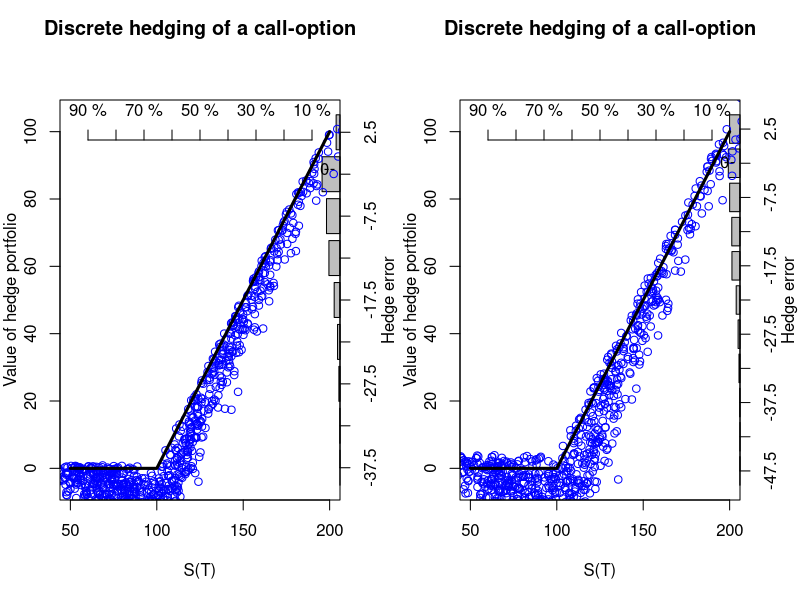
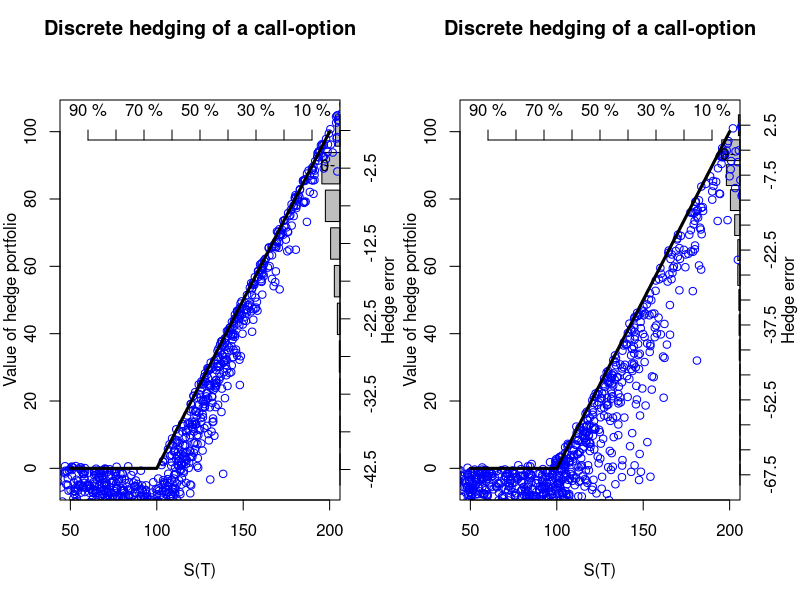
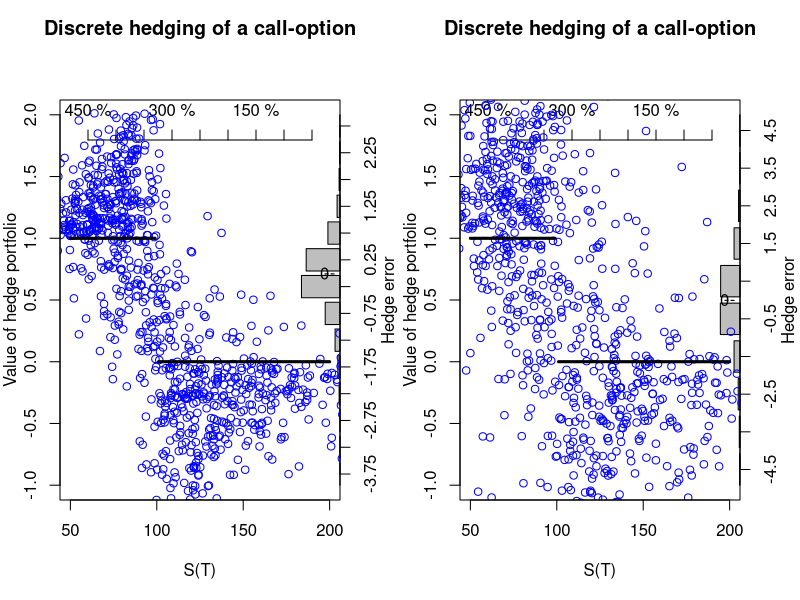
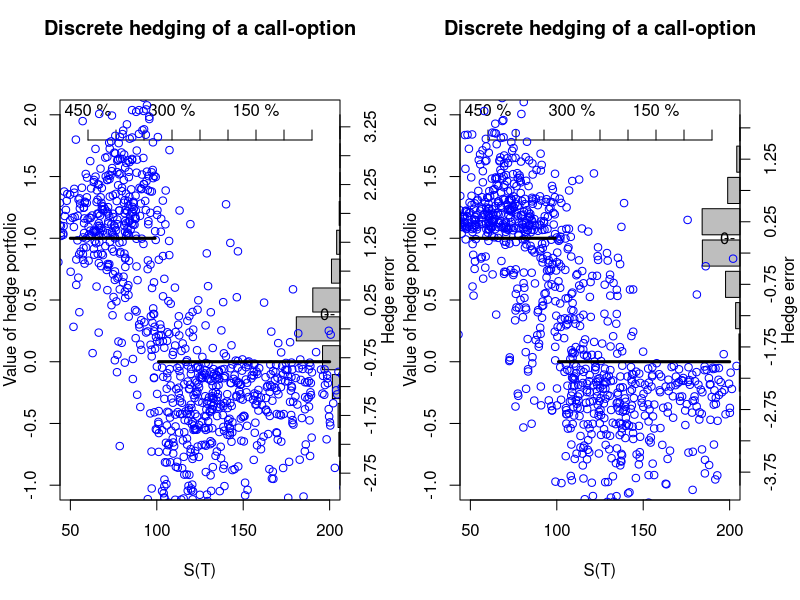

Recreate these plots in R, in order.

BlackScholesFormula  <- function (spot,timetomat,strike,r, q=0, sigma, opttype=1, greektype=1)
{ 
  "
  Docstring skrevet af Jonas Wolff
  
  -----
  param spot
  ::Type float
    Start kurs
  
  param timetomat
  ::Type float
    løbetiden
    
  param strike
  ::Type float
    Strike
    
  param r
  ::Type float
    risikofri rente
  
  param q
  ::Type float
    tids diskontering på param. spot
    
  param sigma
  ::Type float
    sigma i blackschols (i.e. wienerprocessens koeficient)
    
  param opttype
  ::Type float
    =1 er det call
  
  param greektype
  ::Type float
    =1 er det prisen
    =2 er det tid t delta'et
    
  return
  ::Type float
    Blacksholes formel output
    
  
  "
  #opttype <- 3
  d1<-(log(spot/strike)+ ((r-q)+0.5*sigma^2)*timetomat)/(sigma*sqrt(timetomat))
  d2<-d1-sigma*sqrt(timetomat)
  # spot = Y_o
  # timetomat = T-t
  # q = (beta-alpha)
  if (opttype==1 && greektype==1) result<-spot*exp(-q*timetomat)*pnorm(d1)-strike*exp(-r*timetomat)*pnorm(d2)
  
  if (opttype==2 && greektype==1) result<-spot*exp(-q*timetomat)*pnorm(d1)-strike*exp(-r*timetomat)*pnorm(d2)-spot*exp(-q*timetomat)+strike*exp(-r*timetomat)
  
  if (opttype==1 && greektype==2) result<-exp(-q*timetomat)*pnorm(d1)
  
  if (opttype==2 && greektype==2) result<-exp(-q*timetomat)*(pnorm(d1)-1)
  
  if (greektype==3) result<-exp(-q*timetomat)*dnorm(d1)/(spot*sigma*sqrt(timetomat))
  
  if (greektype==4) result<-exp(-q*timetomat)*spot*dnorm(d1)*sqrt(timetomat)
  
  
  if (opttype==3 && greektype==1) result<- 1*exp(-r*(timetomat))*pnorm(log(strike/spot),(r-1/2*sigma^2)*timetomat,sigma*sqrt(timetomat))
  if (opttype==3 && greektype==2) result<- -1*exp(-r*(timetomat))*dnorm(log(strike/spot),(r-1/2*sigma^2)*timetomat,sigma*sqrt(timetomat))/spot
  return(result)
  BlackScholesFormula<-result
  
}

BlackScholesImpVol  <- function (obsprice,spot,timetomat,strike,r, q=0, opttype=1)
{ difference<- function(sigBS, obsprice,spot,timetomat,strike,r,q,opttype)
{BlackScholesFormula (spot,timetomat,strike,r,q,sigBS, opttype,1)-obsprice
}
uniroot(difference, c(10^-6,10),obsprice=obsprice,spot=spot,timetomat=timetomat,strike=strike,r=r,q=q,opttype=opttype)$root
}

# INITIALIZE
# ==========
S0<-100
r<-0.02
mu<-0.02

sigma<-0.2
sigma_hedge<-0.2

capT<-1
strike<-100

Nhedge<-252
Nrep<-1000

reset_var <- function(){
  S0<<-100
  r<<-0.02
  mu<<-0.02
  
  sigma<<-0.2
  sigma_hedge<<-0.2
  
  capT<<-1
  strike<<-100
  
  Nhedge<<-252
  Nrep<<-1000
}
reset_var()
# HEDGE
# =====

for (opttype_ in c(1,3)){

  main_code <- function() {
    St<-rep(S0, length=Nrep)
    dt<-capT/Nhedge
    #initialoutlay<-BlackScholesFormula(S0,capT,strike, r,0,sigma_hedge,1,1)
    initialoutlay<-BlackScholesFormula(S0,capT,strike, r,0,sigma,opttype_,1)
    
    Vpf<-rep(initialoutlay,length=Nrep)
    
    a<-BlackScholesFormula(St,capT,strike, r,0,sigma_hedge,opttype_,2)
    b<-Vpf-a*St
    
    for(i in 2:Nhedge){
      St<-St*exp((mu-0.5*sigma^2)*dt +(sigma-i/Nhedge)*sqrt(dt)*rnorm(Nrep))
      Vpf<-a*St+b*exp(dt*r)    
      a<-BlackScholesFormula(St,(capT-(i-1)*dt),strike, r,0,sigma_hedge,opttype_,2)
      b<-Vpf-a*St
    }
    
    St<-St*exp((mu-0.5*sigma^2)*dt +sigma*sqrt(dt)*rnorm(Nrep))
    Vpf<-a*St+b*exp(dt*r)
    if (opttype_ == 1){optionpayoff<-pmax(St-strike,0)}
    if (opttype_ == 2){optionpayoff<-pmax(strike-St,0)}
    if (opttype_ == 3){optionpayoff<-pmax(strike-St,0)/abs(strike-St)}
    hedgeerror<-Vpf-optionpayoff
    
    
    # SUMMARY STATS & GRAPHS
    # ======================
    print("---------------------------------------------------")
    print(c(paste("r-mu =",r-mu),paste("sigma-sigma_hedge =",sigma-sigma_hedge),paste("# hegde points =",Nhedge)))
    
    print(paste("Initial investment =",round(initialoutlay,4)))
    print(paste("Average discounted option payoff =",round(exp(-r*capT)*mean(optionpayoff),4)))
    print(paste("Average discounted portfolio value =",round(exp(-r*capT)*mean(Vpf),4)))
    print(paste("Terminal Hedge error mean =",mean(abs(hedgeerror))))
    print(paste("Terminal Hedge error SD =",sd(hedgeerror)))
    
    ToFile<-FALSE
    #par(mfrow=c(1,2))
    if (ToFile) png(file="Scatter.png",res=300,width = 3*480, height = 3*480)
    #(mfrow=c(1,2))
    histdata <- hist(hedgeerror,plot=FALSE,freq=1)
    histdata <- data.frame(Data=histdata$density,Index=histdata$mids)
    rownames(histdata) <- histdata$Index
    if (opttype_ != 3){xlm <- 1}
    if (opttype_ == 3){xlm <- 5}
    bp <- barplot(height=histdata$Data,width=1,xlim=c(xlm,0), axes=FALSE, frame.plot=FALSE,xlab="",ylab="",main="", horiz=TRUE)
    axis(side=4, at = bp, labels=histdata$Index)#,labels=histdata$mids)
    mtext("Hedge error", side = 4, line = 1.9, col = 1)
    axis(side=3, at = (1:9)/10*xlm, line=-2, labels = paste((1:9)*10*xlm,"%"))
    par(new=TRUE)
    if (opttype_ != 3){
      plot(St,Vpf,col="blue",xlab="S(T)",ylab="",xlim=c(50,200),ylim=c(-5,105))
      text(50,125,paste("# hegde points =",Nhedge),adj=0)
      text(50,120,paste("r-mu =",r-mu),adj=0)
      text(50,115,paste("sigma-sigma_hedge =",sigma-sigma_hedge),adj=0)
      #text(180,122,"hedge error", adj=0)
      #text(160,115,"(histogram, y-axis)", adj=0)
      text(197,100*ecdf(histdata$Index)(0),"0")
      text(200,100*ecdf(histdata$Index)(0),"--")
    }
    if (opttype_ == 3){
      plot(St,Vpf,col="blue",xlab="S(T)",ylab="",xlim=c(50,200),ylim=c(-1,2))
      text(50,2.5,paste("# hegde points =",Nhedge),adj=0)
      text(50,2.38,paste("r-mu =",r-mu),adj=0)
      text(50,2.25,paste("sigma-sigma_hedge =",sigma-sigma_hedge),adj=0)
      #text(180,122,"hedge error", adj=0)
      #text(160,115,"(histogram, y-axis)", adj=0)
      text(197,3*ecdf(histdata$Index)(0)-1,"0")
      text(200,3*ecdf(histdata$Index)(0)-1,"--")
    }
    mtext("Value of hedge portfolio", side = 2, line = 2, col = 1)
    title("Discrete hedging of a call-option", line = 3.25)
    if (opttype_ == 1){
      points(50:200,pmax(50:200 - strike,0),type='l',lwd=3) 
    }
    if (opttype_ == 2){
      points(50:200,pmax(strike-50:200,0),type='l',lwd=3) 
    }
    if (opttype_ == 3){
      points(50:200,pmax(strike-50:200,0)/abs(strike-50:200),type='l',lwd=3) 
    }
    
    if (ToFile) dev.off()
    reset_var() # dårlig kode praksis men meget belejligt her.
  }
  
  par(mfrow=c(1,2),mar=c(5,3,5,3))
  main_code() # standard
  
  sigma_hedge <- 0.1
  main_code()
  
  par(mfrow=c(1,2))
  mu <- 0.12
  main_code()
  
  Nhedge <- 10
  main_code()
}


